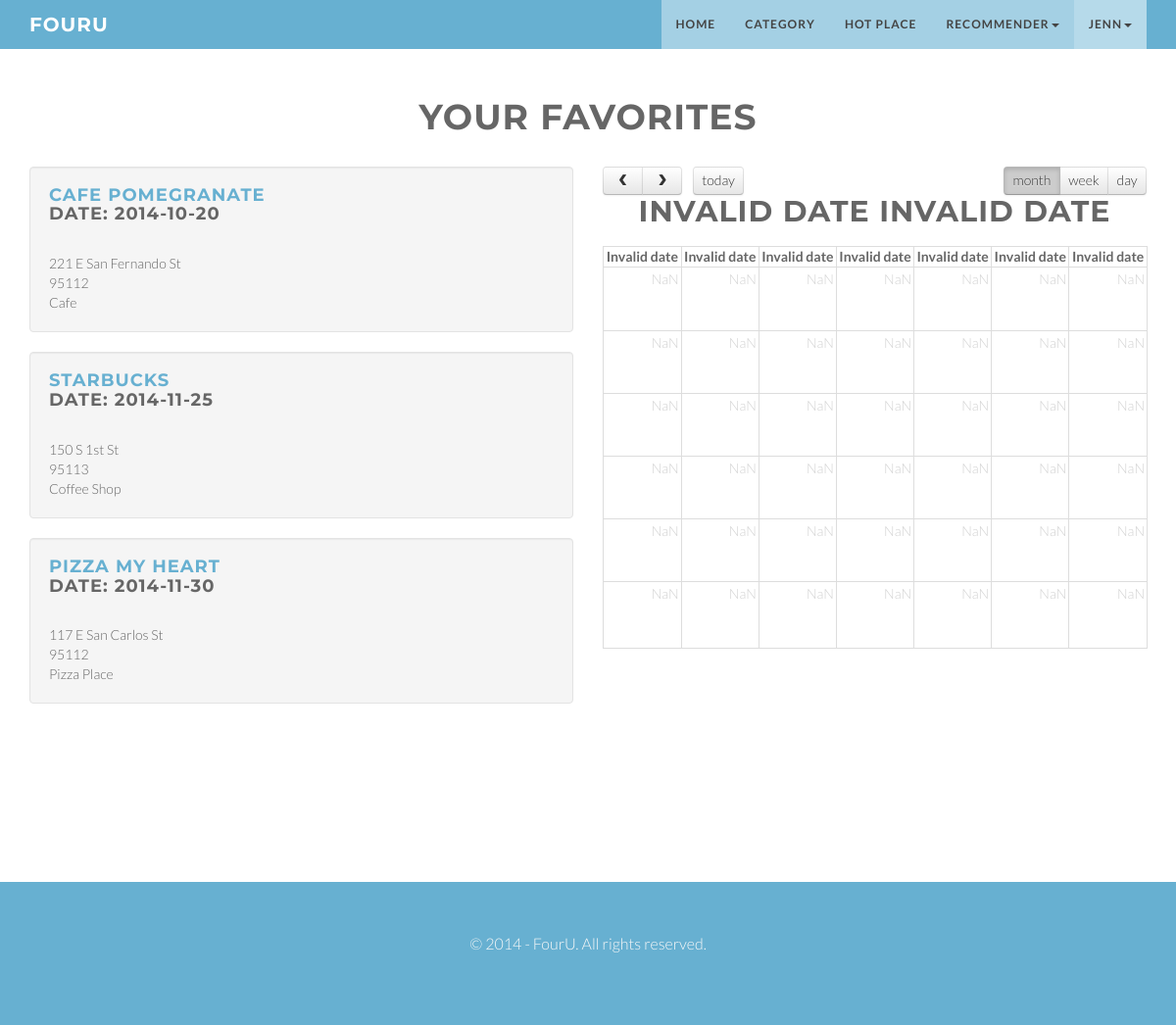
The page /userhome.php (signed in) on the database as committed earlier.
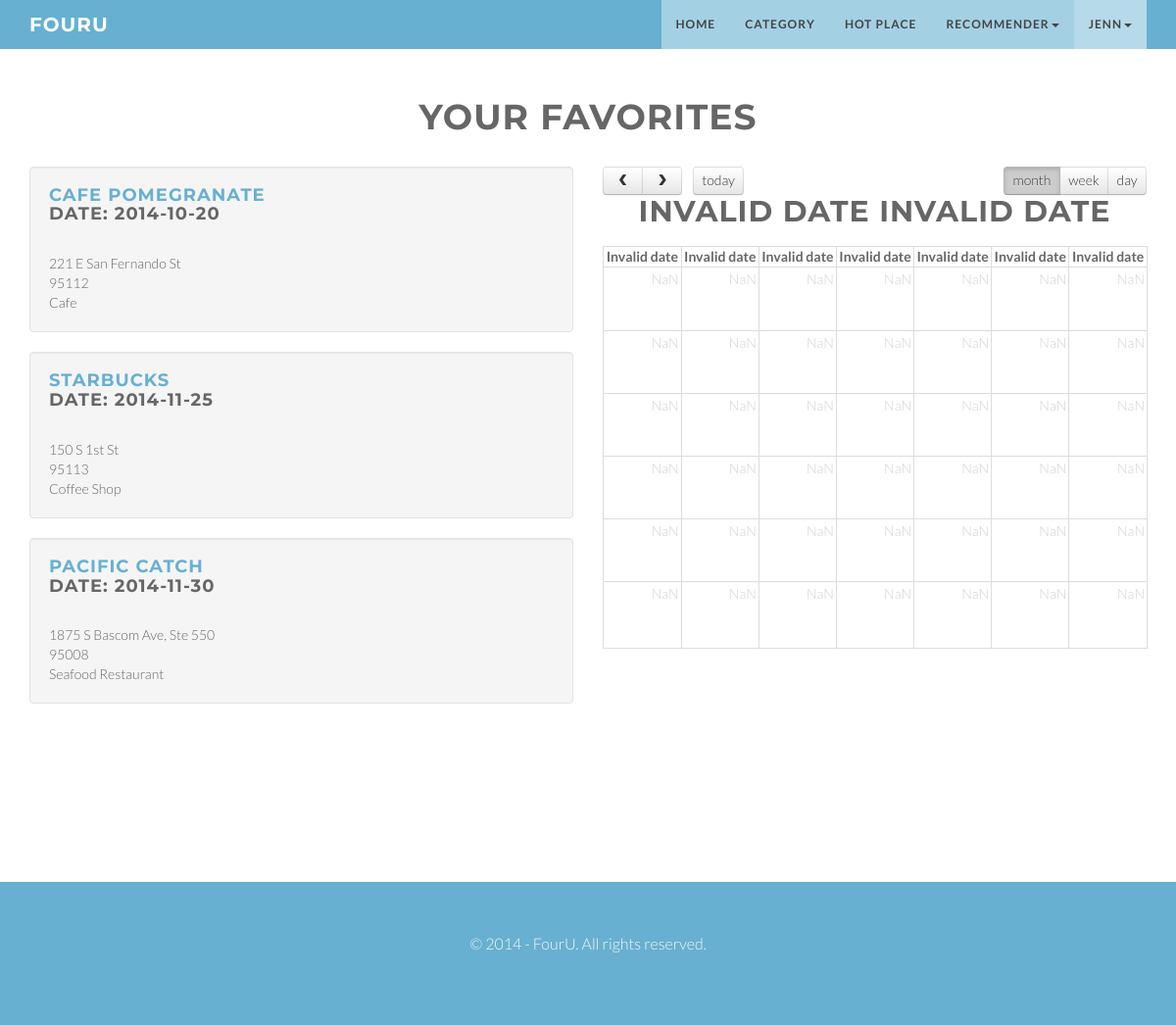
The same page on the database as committed later.
### tables this page shows
CREATE TABLE IF NOT EXISTS `User_Favs` (
  `User_ID` INT NOT NULL,
  `Venue_ID` INT NOT NULL,
  `Date_Visiting` DATE NULL,
  INDEX `fk_User_Favs_User1_idx` (`User_ID` ASC),
  INDEX `fk_User_Favs_Venue1_idx` (`Venue_ID` ASC),
  PRIMARY KEY (`User_ID`, `Venue_ID`),
  CONSTRAINT `fk_User_Favs_User1`
    FOREIGN KEY (`User_ID`)
    REFERENCES `User` (`User_ID`)
    ON DELETE CASCADE
    ON UPDATE CASCADE,
  CONSTRAINT `fk_User_Favs_Venue1`
    FOREIGN KEY (`Venue_ID`)
    REFERENCES `Venue` (`Venue_ID`)
    ON DELETE CASCADE
    ON UPDATE CASCADE);

CREATE TABLE `Venue` (
  `Venue_ID` int(11) NOT NULL,
  `FS_ID` varchar(45) NOT NULL,
  `Name` varchar(45) NOT NULL,
  `Address` varchar(45) DEFAULT NULL,
  `ZipCode` int(11) DEFAULT NULL,
  `Latitude` varchar(45) NOT NULL,
  `Longitude` varchar(45) NOT NULL,
  `PhoneNumber` varchar(45) DEFAULT NULL,
  `Venue_Type` varchar(45) DEFAULT NULL COMMENT '{cafe, coffee shop, bakery, bar, restaurant, club, hotel, meeting}',
  `CheckIns` int(11) DEFAULT NULL,
  `Likes` int(11) DEFAULT NULL,
  `Rating` float DEFAULT NULL,
  `Price` varchar(5) DEFAULT NULL COMMENT '{$, $$, $$$, $$$$}',
  `Website` varchar(80) DEFAULT NULL,
  PRIMARY KEY (`Venue_ID`)
);

### php/userqueries.php (the view, shortened to what this page needs)
<?php
	function get_query() {
		include 'connect.php';
		$user_id = $_SESSION['user_id'];
		$sql = "SELECT * from User_Favs natural join Venue where user_id=$user_id";
		$results = mysqli_query($con, $sql);
		$num_rows = $results->num_rows;
		if ($num_rows > 0) {
			while($i = mysqli_fetch_array($results)) {
				echo "<div class='well'>
						<div class=''>
							<div class='row'>";
                $v_FS_ID = $i['FS_ID'];
				$u_date = $i['Date_Visiting'];
				$v_name = $i['Name'];
				$v_add = $i['Address'];
				$v_zip = $i['ZipCode'];
				$v_type = $i['Venue_Type'];
				echo "<div class='col-sm-12 answer'><a href='venuedetails.php?FS_ID=$v_FS_ID'><h4><span class='v_name'>$v_name</span></a>";
				if ($u_date != null) {
					echo "<br>Date: <span class='u_date'>$u_date</span></h4></div>";
				}
				else {
					echo "</h4></div>";
				}
				if ($v_add != null && $v_zip != null) {
					echo "<div class='col-sm-12 answer'>$v_add</div>";
					echo "<div class='col-sm-12 answer'>$v_zip</div>";
				}
				else {
					echo "<div class='col-sm-12 answer'><i>No Address Listed</i></div>";
				}
				echo "<div class='col-sm-12 answer'>$v_type</div>
					</div>
					</div>";
				echo "</div>";
			}
		}
		else {
			echo "<div class='row bg-info row-result'>No favorite FourU Venues yet!
					</div>";
		}
	}
?>

Rows that differ between the two databases and show on the page:
changed through a linked row, user_favs: Venue_ID.Name "PIZZA MY HEART" → "PACIFIC CATCH"; Venue_ID.Address "117 E San Carlos St" → "1875 S Bascom Ave, Ste 550"; Venue_ID.ZipCode "95112" → "95008"; Venue_ID.Venue_Type "Pizza Place" → "Seafood Restaurant"
